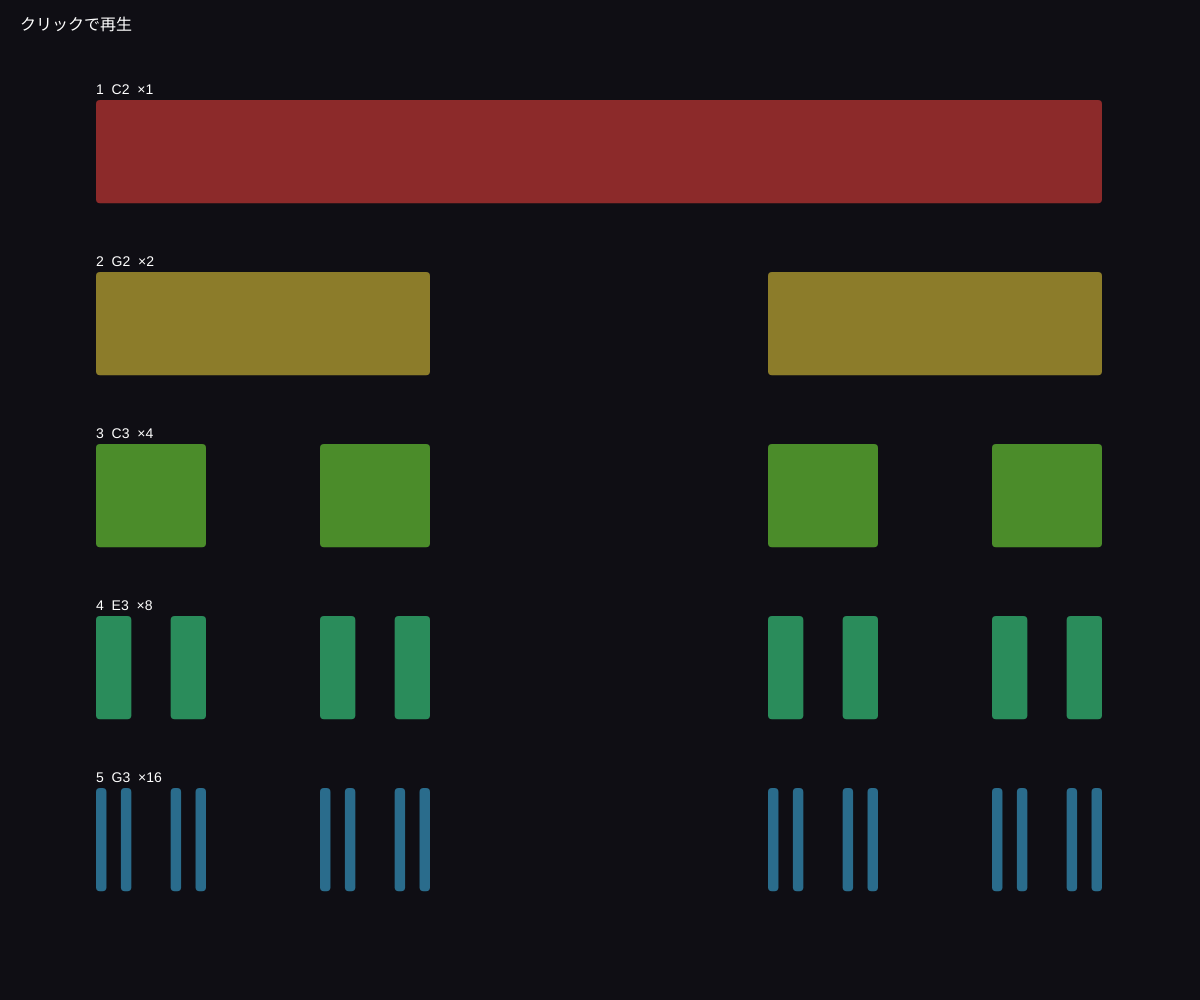
Frame 1 (no input)
Frame 60 (no input): identical to frame 1, image omitted
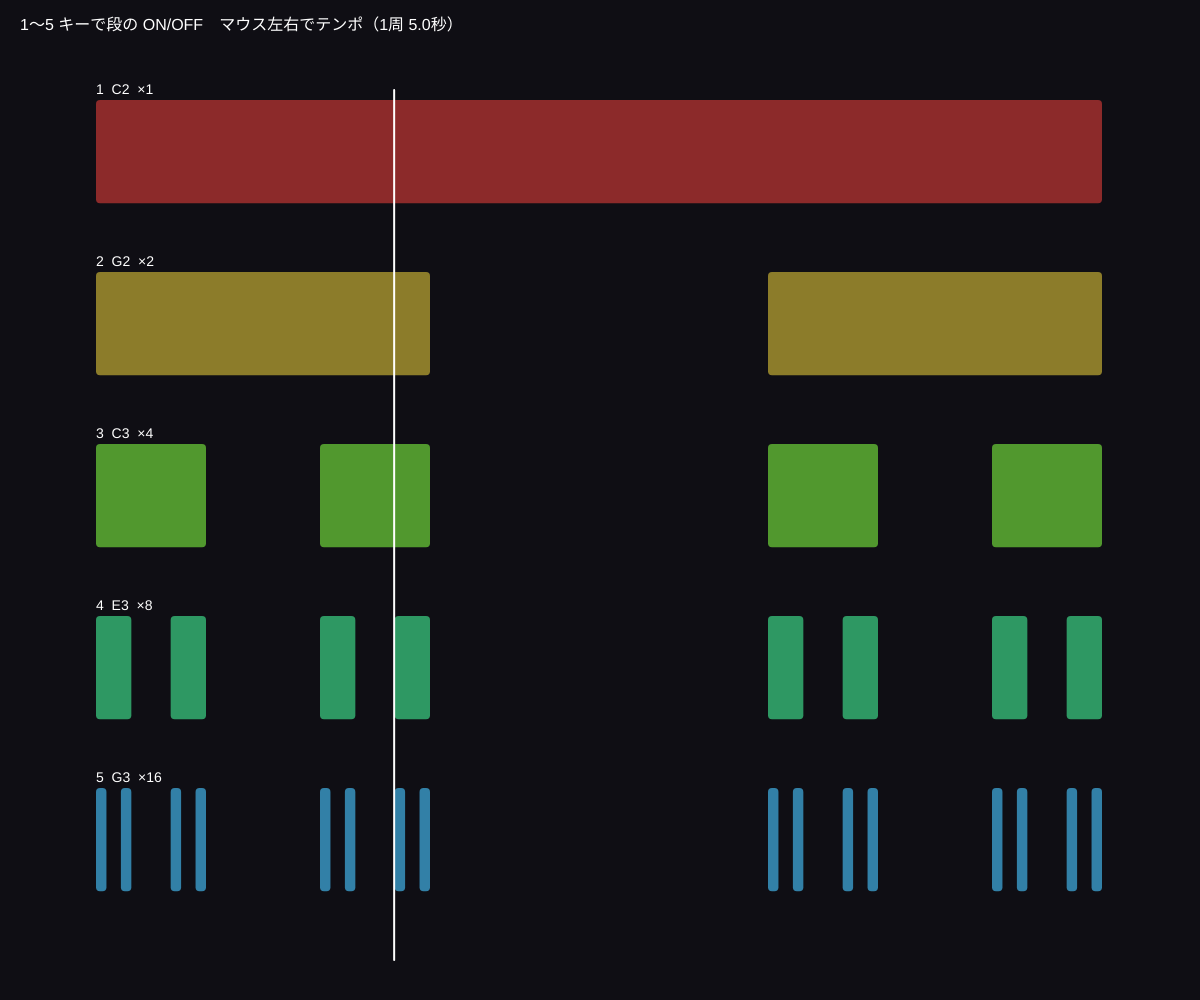
Frame 120 (the mouse pressed at the canvas centre since frame 60)

The p5.js sketch that drew these frames (run headless with seeded random() and noise() and a simulated clock; from frame 60 on, the mouse is pressed at the canvas centre):

// p5.js sketch
// ── sketch.js
// ============================================
// 11 カントール・リズム（音のフラクタル）
// 線を3つに分けて真ん中を消す「カントール集合」を、
// 時間に当てはめるとリズムになる。段ごとにちがう音が鳴る
// クリックで再生 / 1〜5 キーで段の ON/OFF / マウス左右 = テンポ
// ============================================

let levels = 5; // 段の数
let on = [true, true, true, true, true]; // 段ごとの ON/OFF
let notes = ['C2', 'G2', 'C3', 'E3', 'G3']; // 段ごとの音
let loopLen = 4; // 1周の長さ（秒）
let flash = [0, 0, 0, 0, 0]; // 段が光る
let playing = false;
let loopStart = 0;
let fired = {}; // この周で鳴らしたか

function setup() {
  createCanvas(windowWidth, windowHeight);
  colorMode(HSB, 360, 100, 100, 100);
  setInterval(scheduler, 25); // 25ミリ秒ごとに、次に鳴らす音を予約する
}

// カントール集合：level 段目の「残っている区間」を [始まり, 終わり] (0〜1) で返す
function cantor(level) {
  let segs = [[0, 1]];
  for (let i = 0; i < level; i++) {
    let next = [];
    for (let [a, b] of segs) {
      let t = (b - a) / 3;
      next.push([a, a + t]); // 左の 1/3
      next.push([b - t, b]); // 右の 1/3（真ん中は消す）
    }
    segs = next;
  }
  return segs;
}

function draw() {
  background(250, 30, 8);
  loopLen = map(mouseX, 0, width, 8, 2, true);

  let now = audioCtx ? audioCtx.currentTime : 0;
  let phase = playing ? ((now - loopStart) / loopLen) % 1 : 0; // いま1周の何%か

  let x0 = width * 0.08;
  let w = width * 0.84;
  let rowH = (height - 140) / levels;

  for (let l = 0; l < levels; l++) {
    let y = 100 + l * rowH;
    let segs = cantor(l);
    for (let [a, b] of segs) {
      let bright = on[l] ? 55 + flash[l] * 45 : 15;
      fill(l * 50, 70, bright);
      noStroke();
      rect(x0 + a * w, y, (b - a) * w - 2, rowH * 0.6, 4);
    }
    fill(0, 0, on[l] ? 100 : 40);
    textSize(14);
    text((l + 1) + '  ' + notes[l] + '  ×' + segs.length, x0, y - 6);
    flash[l] *= 0.85;
  }

  // 再生ヘッド
  if (playing) {
    stroke(0, 0, 100);
    strokeWeight(2);
    line(x0 + phase * w, 90, x0 + phase * w, height - 40);
  }

  noStroke();
  fill(0, 0, 100);
  textSize(16);
  text(playing ? '1〜5 キーで段の ON/OFF　マウス左右でテンポ（1周 ' + nf(loopLen, 1, 1) + '秒）' : 'クリックで再生', 20, 30);
}

// 少し先までの音を予約する
function scheduler() {
  if (!playing || !audioCtx) return;
  let now = audioCtx.currentTime;
  let ahead = now + 0.12;
  for (let l = 0; l < levels; l++) {
    if (!on[l]) continue;
    for (let [a] of cantor(l)) {
      // 区間の始まりの時刻（今の周と次の周）
      let elapsed = now - loopStart;
      let cycle = floor(elapsed / loopLen);
      for (let c of [cycle, cycle + 1]) {
        let t = loopStart + c * loopLen + a * loopLen;
        let key = l + ':' + c + ':' + a;
        if (t >= now - 0.01 && t < ahead && !fired[key]) {
          fired[key] = true;
          playNote(notes[l], 0.25, 0.3 + (levels - l) * 0.15, l < 2 ? 'sawtooth' : 'triangle', t);
          setTimeout(() => (flash[l] = 1), max(0, (t - now) * 1000));
        }
      }
    }
  }
  // 古い記録を捨てる
  if (Object.keys(fired).length > 2000) fired = {};
}

function mousePressed() {
  startAudio();
  if (!playing) {
    playing = true;
    loopStart = audioCtx.currentTime + 0.1;
    fired = {};
  }
}

function keyPressed() {
  if (key >= '1' && key <= '5') on[int(key) - 1] = !on[int(key) - 1];
}

// ---------- やってみよう ----------
// 1. 段を1つだけ ON にして、リズムを聞き分けよう。段が深いほど細かくなる
// 2. notes を変えて、好きな和音にしよう
// 3. 「真ん中を消す」を「左を消す」に変えると、どんなリズムになる？


// ==================================================
// ここから下は「音を鳴らすための道具」です
// （中身は読まなくても OK。消さないでね）
// ==================================================
let audioCtx, masterOut;

function startAudio() {
  if (!audioCtx) {
    audioCtx = new AudioContext();
    masterOut = audioCtx.createDynamicsCompressor();
    masterOut.connect(audioCtx.destination);
  }
  audioCtx.resume();
}

// 音を1つ鳴らす： playNote('C4', 大きさ, 長さ[秒], 音色, 鳴らす時刻)
function playNote(note, volume = 0.3, duration = 0.3, type = 'triangle', when) {
  if (!audioCtx) return;
  let t = when === undefined ? audioCtx.currentTime : when;
  let osc = audioCtx.createOscillator();
  let amp = audioCtx.createGain();
  osc.type = type;
  osc.frequency.value = noteToFreq(note);
  amp.gain.setValueAtTime(0.0001, t);
  amp.gain.exponentialRampToValueAtTime(volume, t + 0.01);
  amp.gain.exponentialRampToValueAtTime(0.0001, t + duration);
  osc.connect(amp);
  amp.connect(masterOut);
  osc.start(t);
  osc.stop(t + duration + 0.05);
}

function noteToFreq(note) {
  let steps = { C: 0, D: 2, E: 4, F: 5, G: 7, A: 9, B: 11 };
  let n = steps[note[0]];
  if (note[1] === '#') n = n + 1;
  if (note[1] === 'b') n = n - 1;
  let octave = parseInt(note.slice(-1));
  return 440 * Math.pow(2, (n + (octave + 1) * 12 - 69) / 12);
}
